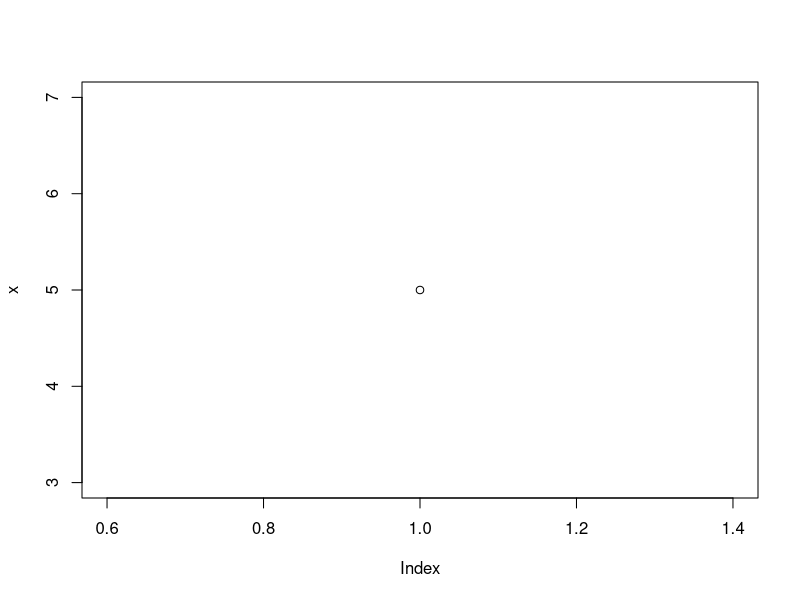

This chart was generated by the following R code: (Note: this script raises an error after producing the figure.)
#me working to edit a repository
x = 5

plot(x)
View(twitter_subset)

#Ki ∼ Normal(µi, σ)
#µi = α + βNNi + βMMi
#α ∼ Normal(0, 0.2)
#βn ∼ Normal(0, 0.5)
#βm ∼ Normal(0, 0.5)
#σ ∼ Exponential(1)

m5.7 <- quap(
  alist(
    K ~ dnorm( mu , sigma ) ,
    mu <- a + bN*N + bM*M ,
    a ~ dnorm( 0 , 0.2 ) ,
    bN ~ dnorm( 0 , 0.5 ) ,
    bM ~ dnorm( 0 , 0.5 ) ,
    sigma ~ dexp( 1 )
  ) , data=dcc )
precis(m5.7)
